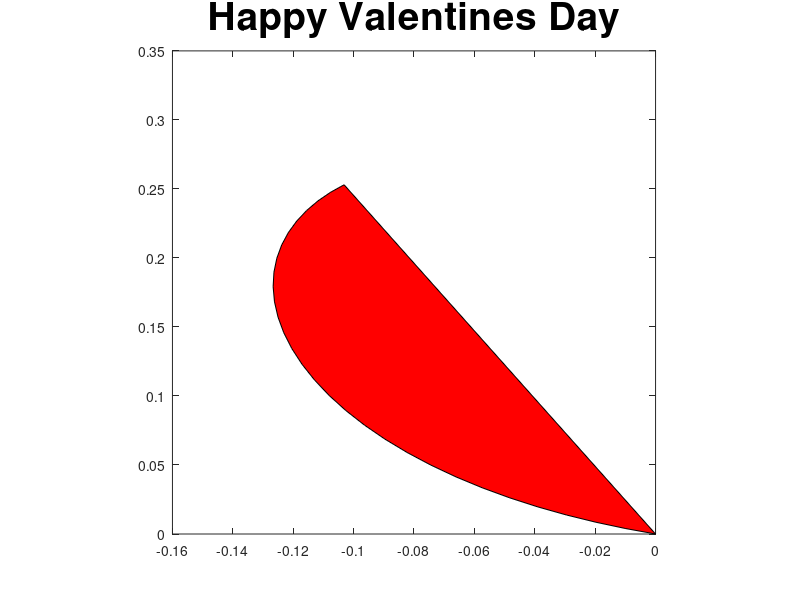

MATLAB code for this plot:
t = linspace(-pi,-pi/2, 30);
X =      t .* sin( pi * .872*sin(t)./t);
Y = -abs(t) .* cos(pi * sin(t)./t);

factor = 15;
Y = Y + pi
X = X/factor;
Y = Y/factor;

plot(X,Y);
fill(X, Y, 'r');
axis square;
set(gcf, 'Position', get(0,'Screensize')); 
title('Happy Valentines Day', 'FontSize', 28);